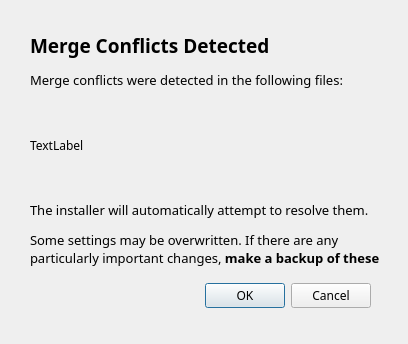
<?xml version="1.0" encoding="UTF-8"?>
<ui version="4.0">
 <class>mergeConflictDialog</class>
 <widget class="QDialog" name="mergeConflictDialog">
  <property name="geometry">
   <rect>
    <x>0</x>
    <y>0</y>
    <width>408</width>
    <height>344</height>
   </rect>
  </property>
  <property name="windowTitle">
   <string>Hong Kong Sector Package Installer</string>
  </property>
  <widget class="QDialogButtonBox" name="buttonBox">
   <property name="geometry">
    <rect>
     <x>30</x>
     <y>280</y>
     <width>341</width>
     <height>32</height>
    </rect>
   </property>
   <property name="font">
    <font>
     <family>Fixel Text</family>
    </font>
   </property>
   <property name="orientation">
    <enum>Qt::Horizontal</enum>
   </property>
   <property name="standardButtons">
    <set>QDialogButtonBox::Cancel|QDialogButtonBox::Ok</set>
   </property>
  </widget>
  <widget class="QWidget" name="widget" native="true">
   <property name="geometry">
    <rect>
     <x>30</x>
     <y>70</y>
     <width>351</width>
     <height>201</height>
    </rect>
   </property>
   <layout class="QVBoxLayout" name="verticalLayout_4">
    <item>
     <widget class="QLabel" name="label_2">
      <property name="maximumSize">
       <size>
        <width>16777215</width>
        <height>20</height>
       </size>
      </property>
      <property name="font">
       <font>
        <family>Fixel Text</family>
       </font>
      </property>
      <property name="text">
       <string>&lt;html&gt;&lt;head/&gt;&lt;body&gt;&lt;p&gt;&lt;span style=&quot; font-size:10pt;&quot;&gt;Merge conflicts were detected in the following files:&lt;/span&gt;&lt;/p&gt;&lt;/body&gt;&lt;/html&gt;</string>
      </property>
      <property name="wordWrap">
       <bool>true</bool>
      </property>
     </widget>
    </item>
    <item>
     <widget class="QLabel" name="file_list_label">
      <property name="font">
       <font>
        <family>Fixel Text</family>
       </font>
      </property>
      <property name="text">
       <string>TextLabel</string>
      </property>
      <property name="wordWrap">
       <bool>true</bool>
      </property>
     </widget>
    </item>
    <item>
     <widget class="QLabel" name="label_3">
      <property name="maximumSize">
       <size>
        <width>16777215</width>
        <height>70</height>
       </size>
      </property>
      <property name="font">
       <font>
        <family>Fixel Text</family>
       </font>
      </property>
      <property name="text">
       <string>&lt;html&gt;&lt;head/&gt;&lt;body&gt;&lt;p&gt;&lt;span style=&quot; font-size:10pt;&quot;&gt;The installer will automatically attempt to resolve them.&lt;/span&gt;&lt;/p&gt;&lt;p&gt;&lt;span style=&quot; font-size:10pt;&quot;&gt;Some settings may be overwritten. If there are any particularly important changes, &lt;/span&gt;&lt;span style=&quot; font-size:10pt; font-weight:700;&quot;&gt;make a backup of these changes before selecting OK.&lt;/span&gt;&lt;/p&gt;&lt;/body&gt;&lt;/html&gt;</string>
      </property>
      <property name="wordWrap">
       <bool>true</bool>
      </property>
     </widget>
    </item>
   </layout>
  </widget>
  <widget class="QWidget" name="widget_2" native="true">
   <property name="geometry">
    <rect>
     <x>0</x>
     <y>10</y>
     <width>120</width>
     <height>80</height>
    </rect>
   </property>
  </widget>
  <widget class="QLabel" name="label">
   <property name="geometry">
    <rect>
     <x>30</x>
     <y>30</y>
     <width>341</width>
     <height>31</height>
    </rect>
   </property>
   <property name="font">
    <font>
     <family>Fixel Text</family>
    </font>
   </property>
   <property name="text">
    <string>&lt;html&gt;&lt;head/&gt;&lt;body&gt;&lt;p&gt;&lt;span style=&quot; font-size:14pt; font-weight:700;&quot;&gt;Merge Conflicts Detected&lt;/span&gt;&lt;/p&gt;&lt;/body&gt;&lt;/html&gt;</string>
   </property>
  </widget>
 </widget>
 <resources/>
 <connections>
  <connection>
   <sender>buttonBox</sender>
   <signal>accepted()</signal>
   <receiver>mergeConflictDialog</receiver>
   <slot>accept()</slot>
   <hints>
    <hint type="sourcelabel">
     <x>248</x>
     <y>254</y>
    </hint>
    <hint type="destinationlabel">
     <x>157</x>
     <y>274</y>
    </hint>
   </hints>
  </connection>
  <connection>
   <sender>buttonBox</sender>
   <signal>rejected()</signal>
   <receiver>mergeConflictDialog</receiver>
   <slot>reject()</slot>
   <hints>
    <hint type="sourcelabel">
     <x>316</x>
     <y>260</y>
    </hint>
    <hint type="destinationlabel">
     <x>286</x>
     <y>274</y>
    </hint>
   </hints>
  </connection>
 </connections>
</ui>
